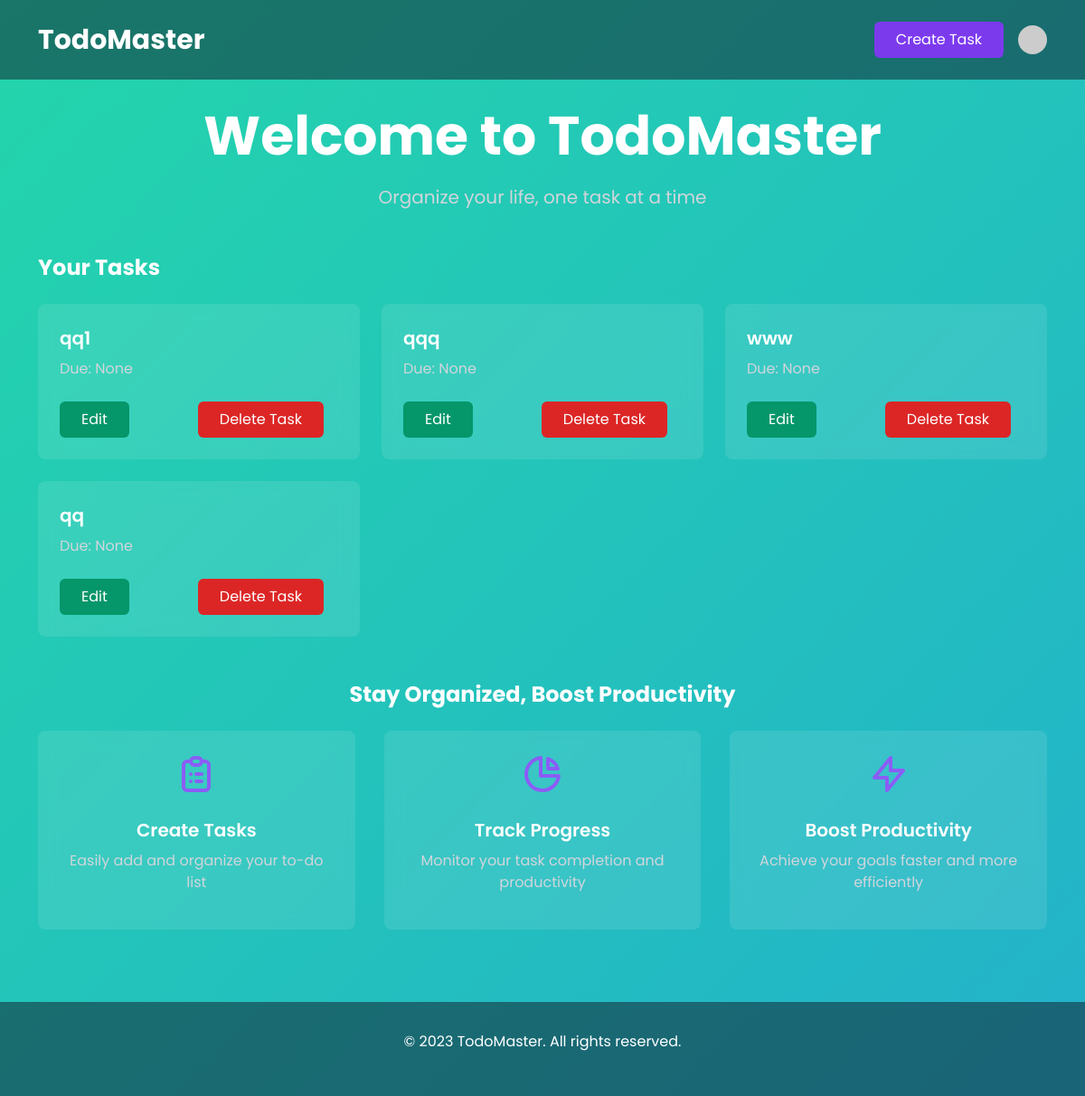
The page /landing_page/ (signed in) on the database as committed earlier.
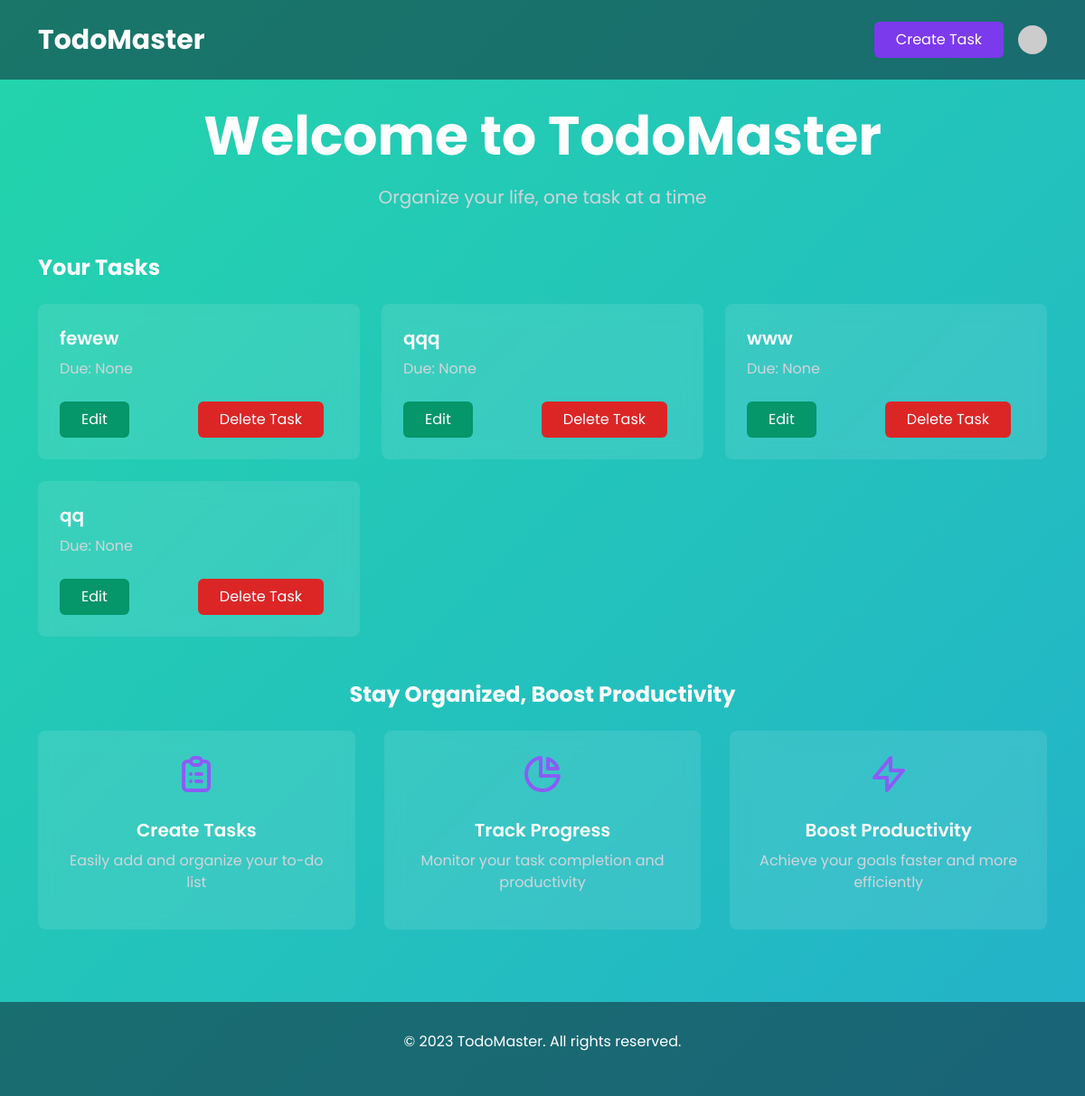
The same page on the database as committed later.
### playground/models.py (models this page shows, shortened)
class Task(models.Model):
    User = models.ForeignKey('auth.User', on_delete=models.SET_NULL, null=True, blank=True)
    title = models.CharField(max_length=200, null=False, blank=False)
    content = models.TextField()
    due_date = models.DateField(null=True, blank=True)
    class Status(models.TextChoices):
        NOT_STARTED = 'NS', _('Not Started')
        IN_PROGRESS = 'IP', _('In Progress')
        COMPLETED = 'C', _('Completed')
    status = models.CharField(
        max_length=2,
        choices=Status.choices,
        default=Status.NOT_STARTED,
    )

### playground/views.py (the view)
# urls.py: path('landing_page/', LandingPageView.as_view(), name='landing_page'),
class LandingPageView(LoginRequiredMixin, ListView):
    model = Task
    template_name = 'landing_page/index.html'
    context_object_name = 'tasks'
    login_url = '/login/'
    def get_queryset(self):
        return Task.objects.all()

### playground/templates/landing_page/index.html (shortened to what this page needs)
{% block start %}
<!DOCTYPE html>
<html lang="en">
<head>
    <link href="https://cdn.jsdelivr.net/npm/tailwindcss@2.2.19/dist/tailwind.min.css" rel="stylesheet">
    <link href="https://cdn.jsdelivr.net/npm/bootstrap@5.1.3/dist/css/bootstrap.min.css" rel="stylesheet">
</head>
<body class="animated-bg text-white">
<header class="py-6 bg-opacity-50 bg-gray-900">
        <nav class="container mx-auto px-6 flex justify-between items-center">
            <a href="#" class="text-3xl font-bold text-white no-underline">TodoMaster</a>
            <div class="flex items-center">
                <a href="{% url 'create_task' %}" class="px-4 py-2 rounded-md bg-purple-600 hover:bg-purple-700 transition duration-300 text-white no-underline mr-4">Create Task</a>
                <div class="relative">
                <div>
                    <button type="button" class="flex items-center max-w-xs rounded-full focus:outline-none focus:ring-2 focus:ring-offset-2 focus:ring-secondary" id="profileButton" aria-expanded="false" aria-haspopup="true">
                        <img class="h-8 w-8 rounded-full" src="https://secure.gravatar.com/avatar/00000000000000000000000000000000?d=mp&f=y&s=256" alt="">
                    </button>
                </div>
                </div>
            </div>
        </nav>
    </header>
    <main class="container mx-auto px-6 py-8">
        <section class="text-center mb-12">
            <h1 class="text-4xl md:text-6xl font-bold mb-4">Welcome to TodoMaster</h1>
            <p class="text-xl text-gray-300 mb-8">Organize your life, one task at a time</p>
        </section>
        <section class="mb-12">
            <h2 class="text-2xl font-bold mb-6">Your Tasks</h2>
            <div class="grid grid-cols-1 md:grid-cols-2 lg:grid-cols-3 gap-6">
            {% for task in tasks %}
                <div class="task-item content p-6 rounded-lg">
                    <h3 class="text-xl font-semibold mb-2">{{task.title}}</h3>
                    <p class="text-gray-300 mb-4">Due: {{task.due_date}}</p>
                    <div class="flex justify-between items-center">
                        <a href="/update-task/{{task.id}}/" class="px-4 py-2 rounded-md bg-green-600 hover:bg-purple-700 transition duration-300 text-white no-underline mr-4">Edit</a>
                        <a href="{% url 'delete_task' id=task.id %}" class="px-4 py-2 rounded-md bg-red-600 hover:bg-purple-700 transition duration-300 text-white no-underline mr-4 delete-task">Delete Task</a>
                    </div>
                </div>
            {%endfor%}
            </div>
        </section>
        <section class="text-center">
            <h2 class="text-2xl font-bold mb-6">Stay Organized, Boost Productivity</h2>
            <div class="grid grid-cols-1 md:grid-cols-3 gap-8">
                <div class="content p-6 rounded-lg floating">
                    <h3 class="text-xl font-semibold mb-2">Create Tasks</h3>
                    <p class="text-gray-300">Easily add and organize your to-do list</p>
                </div>
                <div class="content p-6 rounded-lg floating" style="animation-delay: 0.2s;">
                    <h3 class="text-xl font-semibold mb-2">Track Progress</h3>
                    <p class="text-gray-300">Monitor your task completion and productivity</p>
                </div>
                <div class="content p-6 rounded-lg floating" style="animation-delay: 0.4s;">
                    <svg class="w-12 h-12 text-purple-500 mx-auto mb-4" fill="none" stroke="currentColor" viewBox="0 0 24 24" xmlns="http://www.w3.org/2000/svg">
                        <path stroke-linecap="round" stroke-linejoin="round" stroke-width="2" d="M13 10V3L4 14h7v7l9-11h-7z"></path>
                    </svg>
                    <h3 class="text-xl font-semibold mb-2">Boost Productivity</h3>
                    <p class="text-gray-300">Achieve your goals faster and more efficiently</p>
                </div>
            </div>
        </section>
    </main>
    <footer class="bg-gray-900 bg-opacity-50 py-8 mt-12">
        <div class="container mx-auto px-6 text-center">
            <p>&copy; 2023 TodoMaster. All rights reserved.</p>
        </div>
    </footer>
</body>
</html>
{% endblock %}

### playground/templates/landing_page/index.html (style rules this page uses)
body { font-family: 'Poppins', sans-serif; }
.animated-bg { background: linear-gradient(-45deg, #ee7752, #e73c7e, #23a6d5, #23d5ab); background-size: 400% 400%; animation: gradient 15s ease infinite; min-height: 100vh; }
.floating { animation: floating 3s ease-in-out infinite; }
.content { background: rgba(255, 255, 255, 0.1); backdrop-filter: blur(10px); }
.task-item { transition: all 0.3s ease; }

Rows that differ between the two databases and show on the page:
changed Task: title "qq1" → "fewew"
